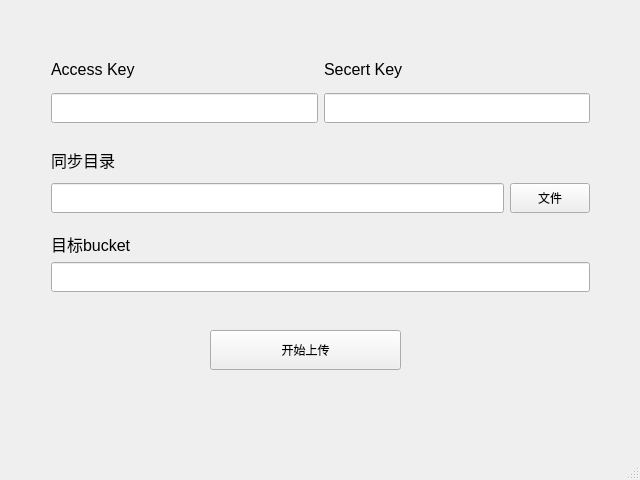
<?xml version="1.0" encoding="UTF-8"?>
<ui version="4.0">
 <class>MainWindow</class>
 <widget class="QMainWindow" name="MainWindow">
  <property name="geometry">
   <rect>
    <x>0</x>
    <y>0</y>
    <width>640</width>
    <height>480</height>
   </rect>
  </property>
  <property name="minimumSize">
   <size>
    <width>640</width>
    <height>480</height>
   </size>
  </property>
  <property name="windowTitle">
   <string>七牛上传工具</string>
  </property>
  <widget class="QWidget" name="centralWidget">
   <widget class="QWidget" name="verticalLayoutWidget_3">
    <property name="geometry">
     <rect>
      <x>40</x>
      <y>40</y>
      <width>561</width>
      <height>263</height>
     </rect>
    </property>
    <layout class="QVBoxLayout" name="verticalLayout_3">
     <item>
      <layout class="QHBoxLayout" name="horizontalLayout_2">
       <item>
        <layout class="QVBoxLayout" name="verticalLayout">
         <item>
          <widget class="QLabel" name="label">
           <property name="minimumSize">
            <size>
             <width>0</width>
             <height>0</height>
            </size>
           </property>
           <property name="font">
            <font>
             <pointsize>12</pointsize>
            </font>
           </property>
           <property name="text">
            <string>Access Key</string>
           </property>
          </widget>
         </item>
         <item>
          <widget class="QLineEdit" name="AccessKeyEdit">
           <property name="minimumSize">
            <size>
             <width>0</width>
             <height>30</height>
            </size>
           </property>
          </widget>
         </item>
        </layout>
       </item>
       <item>
        <layout class="QVBoxLayout" name="verticalLayout_2">
         <item>
          <widget class="QLabel" name="label_2">
           <property name="minimumSize">
            <size>
             <width>0</width>
             <height>0</height>
            </size>
           </property>
           <property name="font">
            <font>
             <pointsize>12</pointsize>
            </font>
           </property>
           <property name="text">
            <string>Secert Key</string>
           </property>
          </widget>
         </item>
         <item>
          <widget class="QLineEdit" name="SercertKeyEdit">
           <property name="minimumSize">
            <size>
             <width>0</width>
             <height>30</height>
            </size>
           </property>
          </widget>
         </item>
        </layout>
       </item>
      </layout>
     </item>
     <item>
      <spacer name="horizontalSpacer">
       <property name="orientation">
        <enum>Qt::Horizontal</enum>
       </property>
       <property name="sizeHint" stdset="0">
        <size>
         <width>518</width>
         <height>13</height>
        </size>
       </property>
      </spacer>
     </item>
     <item>
      <layout class="QVBoxLayout" name="verticalLayout_4">
       <item>
        <widget class="QLabel" name="label_3">
         <property name="font">
          <font>
           <pointsize>12</pointsize>
          </font>
         </property>
         <property name="text">
          <string>同步目录</string>
         </property>
        </widget>
       </item>
       <item>
        <layout class="QHBoxLayout" name="horizontalLayout">
         <item>
          <widget class="QLineEdit" name="DirEdit">
           <property name="minimumSize">
            <size>
             <width>200</width>
             <height>30</height>
            </size>
           </property>
          </widget>
         </item>
         <item>
          <widget class="QPushButton" name="DirButton">
           <property name="minimumSize">
            <size>
             <width>20</width>
             <height>30</height>
            </size>
           </property>
           <property name="text">
            <string>文件</string>
           </property>
          </widget>
         </item>
        </layout>
       </item>
      </layout>
     </item>
     <item>
      <layout class="QVBoxLayout" name="verticalLayout_5">
       <item>
        <spacer name="horizontalSpacer_2">
         <property name="orientation">
          <enum>Qt::Horizontal</enum>
         </property>
         <property name="sizeHint" stdset="0">
          <size>
           <width>518</width>
           <height>13</height>
          </size>
         </property>
        </spacer>
       </item>
       <item>
        <widget class="QLabel" name="label_4">
         <property name="font">
          <font>
           <pointsize>12</pointsize>
          </font>
         </property>
         <property name="text">
          <string>目标bucket</string>
         </property>
        </widget>
       </item>
       <item>
        <layout class="QHBoxLayout" name="horizontalLayout_3">
         <item>
          <widget class="QLineEdit" name="BucketEdit">
           <property name="minimumSize">
            <size>
             <width>200</width>
             <height>30</height>
            </size>
           </property>
          </widget>
         </item>
        </layout>
       </item>
      </layout>
     </item>
    </layout>
   </widget>
   <widget class="QPushButton" name="UploadButton">
    <property name="geometry">
     <rect>
      <x>210</x>
      <y>330</y>
      <width>191</width>
      <height>40</height>
     </rect>
    </property>
    <property name="minimumSize">
     <size>
      <width>60</width>
      <height>30</height>
     </size>
    </property>
    <property name="text">
     <string>开始上传</string>
    </property>
   </widget>
   <widget class="QWidget" name="horizontalLayoutWidget">
    <property name="geometry">
     <rect>
      <x>353</x>
      <y>412</y>
      <width>283</width>
      <height>21</height>
     </rect>
    </property>
    <layout class="QHBoxLayout" name="horizontalLayout_4">
     <item>
      <widget class="QLabel" name="copyright">
       <property name="text">
        <string>非七牛官方出品，dawn520版权所有·2018</string>
       </property>
      </widget>
     </item>
     <item>
      <widget class="QLabel" name="site">
       <property name="text">
        <string>&lt;html&gt;&lt;head/&gt;&lt;body&gt;&lt;p&gt;&lt;a href=&quot;https://github.com/dawn520/qiniuQT&quot;&gt;&lt;span style=&quot; text-decoration: underline; color:#0000ff;&quot;&gt;官网&lt;/span&gt;&lt;/a&gt;&lt;/p&gt;&lt;/body&gt;&lt;/html&gt;</string>
       </property>
       <property name="openExternalLinks">
        <bool>true</bool>
       </property>
      </widget>
     </item>
    </layout>
   </widget>
  </widget>
  <widget class="QMenuBar" name="menuBar">
   <property name="geometry">
    <rect>
     <x>0</x>
     <y>0</y>
     <width>640</width>
     <height>22</height>
    </rect>
   </property>
  </widget>
  <widget class="QStatusBar" name="statusBar"/>
 </widget>
 <layoutdefault spacing="6" margin="11"/>
 <resources/>
 <connections/>
 <slots>
  <slot>openUrl()</slot>
 </slots>
</ui>
